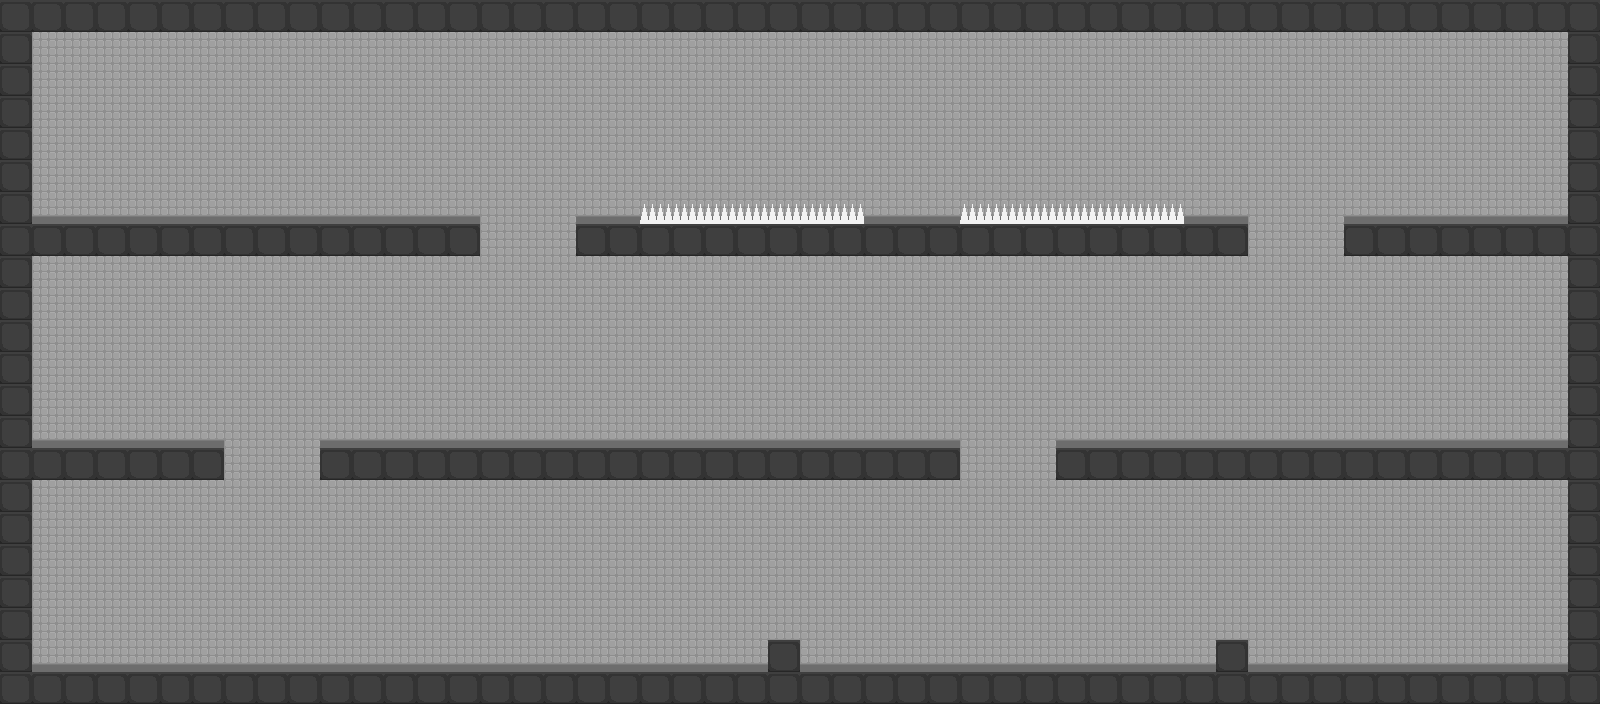

The image is a tile-based game level rendered from a .tmx file. Its description and source (layers, tilesets, objects; grid data summarised) follow:
An orthogonal 50x22 tile map with 32x32 px tiles, 2 tile layers (Background, Foreground) and 36 objects (9x light, 3x lasergrid, 2x spikes, 2x ghost, exitpoint, ...).

<map version="1.0" orientation="orthogonal" renderorder="right-down" width="50" height="22" tilewidth="32" tileheight="32" nextobjectid="79">
 <tileset firstgid="1" name="tiles" tilewidth="32" tileheight="32" tilecount="4" columns="0">
  <tile id="0">
   <image width="32" height="32" source="../tiles/tileWall.png" />
  </tile>
  <tile id="1">
   <image width="32" height="32" source="../tiles/tileBG.png" />
  </tile>
  <tile id="3">
   <image width="32" height="32" source="../tiles/tileSpikes.png" />
  </tile>
  <tile id="4">
   <image width="32" height="32" source="../tiles/tileBGbot.png" />
  </tile>
 </tileset>
 <layer name="Background" width="50" height="22">
  <data>[1100 cells, 982 non-empty, 2 distinct tile ids]</data>
 </layer>
 <layer name="Foreground" width="50" height="22">
  <data>[1100 cells, 240 non-empty, 2 distinct tile ids]</data>
 </layer>
 <objectgroup name="collision">
  <object id="1" x="0" y="0" width="1600" height="32" />
  <object id="7" x="0" y="224" width="480" height="32" />
  <object id="8" x="0" y="32" width="32" height="192" />
  <object id="9" x="576" y="224" width="672" height="32" />
  <object id="11" x="1344" y="224" width="256" height="32" />
  <object id="12" x="1568" y="32" width="32" height="192" />
  <object id="13" x="0" y="256" width="32" height="192" />
  <object id="14" x="0" y="448" width="224" height="32" />
  <object id="15" x="320" y="448" width="640" height="32" />
  <object id="16" x="1056" y="448" width="544" height="32" />
  <object id="17" x="1568" y="256" width="32" height="192" />
  <object id="18" x="0" y="480" width="32" height="192" />
  <object id="19" x="0" y="672" width="1600" height="32" />
  <object id="20" x="1568" y="480" width="32" height="192" />
  <object id="77" x="768" y="640" width="32" height="32" />
  <object id="78" x="1216" y="640" width="32" height="32" />
 </objectgroup>
 <objectgroup name="objects">
  <object id="24" name="exitpoint" x="1472" y="128" width="64" height="96" />
  <object id="60" name="start" x="112" y="144">
   <ellipse />
  </object>
  <object id="62" name="goon" x="688" y="400">
   <ellipse />
  </object>
  <object id="69" name="lasergrid" x="576" y="32" width="32" height="192">
   <properties>
    <property name="offTime" type="float" value="0.5" />
    <property name="onTime" type="float" value="2" />
    <property name="timeOffset" type="float" value="0" />
    <property name="warmupTime" type="float" value="0.25" />
   </properties>
  </object>
  <object id="70" name="spikes" x="640" y="208" width="224" height="16" />
  <object id="71" name="spikes" x="960" y="208" width="224" height="16" />
  <object id="72" name="lasergrid" x="896" y="32" width="32" height="192">
   <properties>
    <property name="offTime" type="float" value="0.5" />
    <property name="onTime" type="float" value="2" />
    <property name="timeOffset" type="float" value="0.5" />
    <property name="warmupTime" type="float" value="0.25" />
   </properties>
  </object>
  <object id="73" name="lasergrid" x="1216" y="32" width="32" height="192">
   <properties>
    <property name="offTime" type="float" value="0.5" />
    <property name="onTime" type="float" value="2" />
    <property name="timeOffset" type="float" value="1" />
    <property name="warmupTime" type="float" value="0.25" />
   </properties>
  </object>
  <object id="74" name="ghost" x="1488" y="336">
   <properties>
    <property name="wallhack" type="bool" value="false" />
   </properties>
   <ellipse />
  </object>
  <object id="75" name="ghost" x="112" y="360">
   <properties>
    <property name="wallhack" type="bool" value="false" />
   </properties>
   <ellipse />
  </object>
  <object id="76" name="lava" x="800" y="648" width="416" height="24" />
 </objectgroup>
 <objectgroup name="lights" visible="0">
  <object id="49" name="light" x="144" y="264">
   <ellipse />
  </object>
  <object id="50" name="light" x="1456" y="40">
   <ellipse />
  </object>
  <object id="51" name="light" x="816" y="40">
   <ellipse />
  </object>
  <object id="52" name="light" x="144" y="488">
   <ellipse />
  </object>
  <object id="53" name="light" x="816" y="264">
   <ellipse />
  </object>
  <object id="54" name="light" x="816" y="488">
   <ellipse />
  </object>
  <object id="55" name="light" x="144" y="40">
   <ellipse />
  </object>
  <object id="56" name="light" x="1456" y="488">
   <ellipse />
  </object>
  <object id="57" name="light" x="1456" y="264">
   <ellipse />
  </object>
 </objectgroup>
</map>
